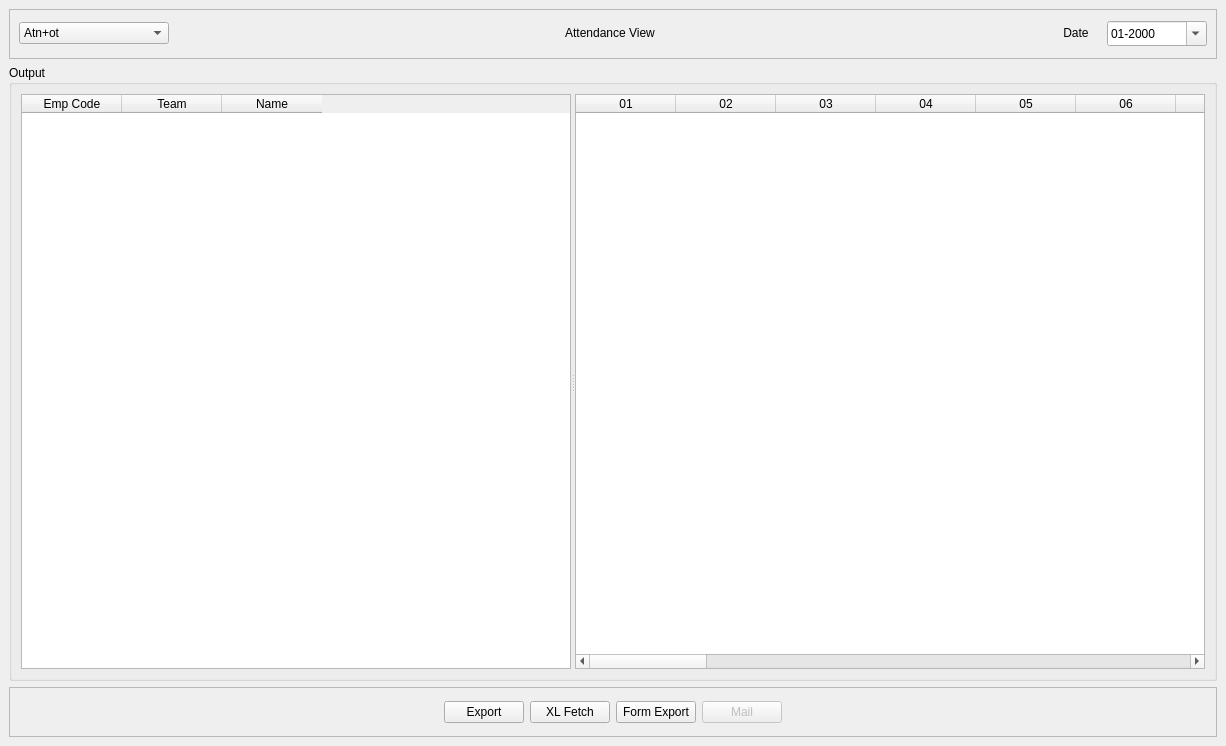
<?xml version="1.0" encoding="UTF-8"?>
<ui version="4.0">
 <class>MWin_AttendanceView</class>
 <widget class="QMainWindow" name="MWin_AttendanceView">
  <property name="geometry">
   <rect>
    <x>0</x>
    <y>0</y>
    <width>1226</width>
    <height>746</height>
   </rect>
  </property>
  <property name="windowTitle">
   <string>MainWindow</string>
  </property>
  <property name="styleSheet">
   <string notr="true"/>
  </property>
  <widget class="QWidget" name="CWin_AttendanceView">
   <property name="styleSheet">
    <string notr="true">font: 10pt &quot;Courier New&quot;;</string>
   </property>
   <layout class="QGridLayout" name="gridLayout_4">
    <item row="0" column="0">
     <widget class="QFrame" name="NEX_frame_2">
      <property name="maximumSize">
       <size>
        <width>16777215</width>
        <height>50</height>
       </size>
      </property>
      <property name="frameShape">
       <enum>QFrame::StyledPanel</enum>
      </property>
      <property name="frameShadow">
       <enum>QFrame::Raised</enum>
      </property>
      <layout class="QGridLayout" name="gridLayout_3">
       <item row="0" column="4">
        <layout class="QHBoxLayout" name="NEX_horizontalLayout">
         <item>
          <widget class="QLabel" name="OQL_Date">
           <property name="minimumSize">
            <size>
             <width>50</width>
             <height>20</height>
            </size>
           </property>
           <property name="maximumSize">
            <size>
             <width>500</width>
             <height>20</height>
            </size>
           </property>
           <property name="text">
            <string>&lt;html&gt;&lt;head/&gt;&lt;body&gt;&lt;p align=&quot;center&quot;&gt;Date&lt;/p&gt;&lt;/body&gt;&lt;/html&gt;</string>
           </property>
          </widget>
         </item>
         <item>
          <widget class="QDateEdit" name="IQDE_Date">
           <property name="minimumSize">
            <size>
             <width>100</width>
             <height>25</height>
            </size>
           </property>
           <property name="maximumSize">
            <size>
             <width>100</width>
             <height>25</height>
            </size>
           </property>
           <property name="displayFormat">
            <string>MM-yyyy</string>
           </property>
           <property name="calendarPopup">
            <bool>true</bool>
           </property>
          </widget>
         </item>
        </layout>
       </item>
       <item row="0" column="2">
        <widget class="QLabel" name="OQL_Title">
         <property name="minimumSize">
          <size>
           <width>150</width>
           <height>20</height>
          </size>
         </property>
         <property name="maximumSize">
          <size>
           <width>150</width>
           <height>20</height>
          </size>
         </property>
         <property name="text">
          <string>&lt;html&gt;&lt;head/&gt;&lt;body&gt;&lt;p align=&quot;center&quot;&gt;Attendance View&lt;/p&gt;&lt;/body&gt;&lt;/html&gt;</string>
         </property>
        </widget>
       </item>
       <item row="0" column="0">
        <widget class="QComboBox" name="IQCB_Attendance">
         <property name="minimumSize">
          <size>
           <width>150</width>
           <height>20</height>
          </size>
         </property>
         <property name="maximumSize">
          <size>
           <width>16777215</width>
           <height>16777215</height>
          </size>
         </property>
         <item>
          <property name="text">
           <string>Atn+ot</string>
          </property>
         </item>
         <item>
          <property name="text">
           <string>Attendance</string>
          </property>
         </item>
         <item>
          <property name="text">
           <string>OT</string>
          </property>
         </item>
        </widget>
       </item>
       <item row="0" column="1">
        <spacer name="NEX_horizontalSpacer">
         <property name="orientation">
          <enum>Qt::Horizontal</enum>
         </property>
         <property name="sizeHint" stdset="0">
          <size>
           <width>40</width>
           <height>20</height>
          </size>
         </property>
        </spacer>
       </item>
       <item row="0" column="3">
        <spacer name="NEX_horizontalSpacer_2">
         <property name="orientation">
          <enum>Qt::Horizontal</enum>
         </property>
         <property name="sizeHint" stdset="0">
          <size>
           <width>40</width>
           <height>20</height>
          </size>
         </property>
        </spacer>
       </item>
      </layout>
     </widget>
    </item>
    <item row="1" column="0">
     <widget class="QGroupBox" name="NEX_Output">
      <property name="title">
       <string>Output</string>
      </property>
      <layout class="QGridLayout" name="gridLayout">
       <item row="0" column="0">
        <widget class="QSplitter" name="NEX_splitter">
         <property name="orientation">
          <enum>Qt::Horizontal</enum>
         </property>
         <widget class="QTableWidget" name="OQTB_EmpDetails">
          <property name="maximumSize">
           <size>
            <width>550</width>
            <height>16777215</height>
           </size>
          </property>
          <property name="sortingEnabled">
           <bool>false</bool>
          </property>
          <column>
           <property name="text">
            <string>Emp Code</string>
           </property>
          </column>
          <column>
           <property name="text">
            <string>Team</string>
           </property>
          </column>
          <column>
           <property name="text">
            <string>Name</string>
           </property>
          </column>
         </widget>
         <widget class="QTableWidget" name="OQTB_EmpAttendance">
          <column>
           <property name="text">
            <string>01</string>
           </property>
          </column>
          <column>
           <property name="text">
            <string>02</string>
           </property>
          </column>
          <column>
           <property name="text">
            <string>03</string>
           </property>
          </column>
          <column>
           <property name="text">
            <string>04</string>
           </property>
          </column>
          <column>
           <property name="text">
            <string>05</string>
           </property>
          </column>
          <column>
           <property name="text">
            <string>06</string>
           </property>
          </column>
          <column>
           <property name="text">
            <string>07</string>
           </property>
          </column>
          <column>
           <property name="text">
            <string>08</string>
           </property>
          </column>
          <column>
           <property name="text">
            <string>09</string>
           </property>
          </column>
          <column>
           <property name="text">
            <string>10</string>
           </property>
          </column>
          <column>
           <property name="text">
            <string>11</string>
           </property>
          </column>
          <column>
           <property name="text">
            <string>12</string>
           </property>
          </column>
          <column>
           <property name="text">
            <string>13</string>
           </property>
          </column>
          <column>
           <property name="text">
            <string>14</string>
           </property>
          </column>
          <column>
           <property name="text">
            <string>15</string>
           </property>
          </column>
          <column>
           <property name="text">
            <string>16</string>
           </property>
          </column>
          <column>
           <property name="text">
            <string>17</string>
           </property>
          </column>
          <column>
           <property name="text">
            <string>18</string>
           </property>
          </column>
          <column>
           <property name="text">
            <string>19</string>
           </property>
          </column>
          <column>
           <property name="text">
            <string>20</string>
           </property>
          </column>
          <column>
           <property name="text">
            <string>21</string>
           </property>
          </column>
          <column>
           <property name="text">
            <string>22</string>
           </property>
          </column>
          <column>
           <property name="text">
            <string>23</string>
           </property>
          </column>
          <column>
           <property name="text">
            <string>24</string>
           </property>
          </column>
          <column>
           <property name="text">
            <string>25</string>
           </property>
          </column>
          <column>
           <property name="text">
            <string>26</string>
           </property>
          </column>
          <column>
           <property name="text">
            <string>27</string>
           </property>
          </column>
          <column>
           <property name="text">
            <string>28</string>
           </property>
          </column>
          <column>
           <property name="text">
            <string>29</string>
           </property>
          </column>
          <column>
           <property name="text">
            <string>30</string>
           </property>
          </column>
          <column>
           <property name="text">
            <string>31</string>
           </property>
          </column>
         </widget>
        </widget>
       </item>
      </layout>
     </widget>
    </item>
    <item row="2" column="0">
     <widget class="QFrame" name="NEX_frame">
      <property name="maximumSize">
       <size>
        <width>16777215</width>
        <height>50</height>
       </size>
      </property>
      <property name="frameShape">
       <enum>QFrame::StyledPanel</enum>
      </property>
      <property name="frameShadow">
       <enum>QFrame::Raised</enum>
      </property>
      <layout class="QGridLayout" name="gridLayout_2">
       <item row="0" column="8">
        <spacer name="NEX_horizontalSpacer_4">
         <property name="orientation">
          <enum>Qt::Horizontal</enum>
         </property>
         <property name="sizeHint" stdset="0">
          <size>
           <width>40</width>
           <height>20</height>
          </size>
         </property>
        </spacer>
       </item>
       <item row="0" column="0">
        <spacer name="NEX_horizontalSpacer_3">
         <property name="orientation">
          <enum>Qt::Horizontal</enum>
         </property>
         <property name="sizeHint" stdset="0">
          <size>
           <width>40</width>
           <height>20</height>
          </size>
         </property>
        </spacer>
       </item>
       <item row="0" column="5">
        <widget class="QPushButton" name="IQPB_Mail">
         <property name="enabled">
          <bool>false</bool>
         </property>
         <property name="text">
          <string>Mail</string>
         </property>
        </widget>
       </item>
       <item row="0" column="3">
        <widget class="QPushButton" name="IQPB_XLFetch">
         <property name="text">
          <string>XL Fetch</string>
         </property>
        </widget>
       </item>
       <item row="0" column="2">
        <widget class="QPushButton" name="IQPB_Export">
         <property name="text">
          <string>Export</string>
         </property>
        </widget>
       </item>
       <item row="0" column="4">
        <widget class="QPushButton" name="IQPB_FormExp">
         <property name="text">
          <string>Form Export</string>
         </property>
        </widget>
       </item>
      </layout>
     </widget>
    </item>
   </layout>
  </widget>
 </widget>
 <resources/>
 <connections/>
</ui>
